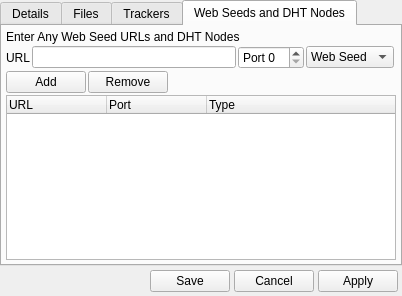
<?xml version="1.0" encoding="UTF-8"?>
<ui version="4.0">
 <class>CDialogCreateTorrent</class>
 <widget class="QDialog" name="DialogCreateTorrent">
  <property name="geometry">
   <rect>
    <x>0</x>
    <y>0</y>
    <width>402</width>
    <height>296</height>
   </rect>
  </property>
  <property name="minimumSize">
   <size>
    <width>402</width>
    <height>296</height>
   </size>
  </property>
  <property name="maximumSize">
   <size>
    <width>402</width>
    <height>296</height>
   </size>
  </property>
  <property name="windowTitle">
   <string>Create Torrent</string>
  </property>
  <property name="windowIcon">
   <iconset resource="../Resource.qrc">
    <normaloff>:/Resource/Networks/CreateTorrent.png</normaloff>:/Resource/Networks/CreateTorrent.png</iconset>
  </property>
  <property name="autoFillBackground">
   <bool>true</bool>
  </property>
  <layout class="QGridLayout" name="gridLayout_5">
   <property name="margin">
    <number>0</number>
   </property>
   <property name="spacing">
    <number>0</number>
   </property>
   <item row="0" column="0">
    <widget class="QTabWidget" name="tabsCreateTorrent">
     <property name="currentIndex">
      <number>3</number>
     </property>
     <widget class="QWidget" name="tabDetails">
      <attribute name="title">
       <string>Details</string>
      </attribute>
      <layout class="QGridLayout" name="gridLayout_4">
       <property name="margin">
        <number>4</number>
       </property>
       <property name="spacing">
        <number>4</number>
       </property>
       <item row="0" column="0">
        <layout class="QGridLayout" name="gridLayoutCreator">
         <item row="0" column="0">
          <widget class="QLabel" name="labelCreator">
           <property name="text">
            <string>Creator</string>
           </property>
          </widget>
         </item>
         <item row="0" column="1">
          <widget class="QLineEdit" name="lineEditCreator">
           <property name="text">
            <string>Quazaa 0.0.1.0 Alpha</string>
           </property>
          </widget>
         </item>
        </layout>
       </item>
       <item row="1" column="0">
        <widget class="QLabel" name="labelCreatorComment">
         <property name="text">
          <string>Comment</string>
         </property>
        </widget>
       </item>
       <item row="2" column="0">
        <widget class="QPlainTextEdit" name="plainTextEditCreatorComment"/>
       </item>
       <item row="3" column="0">
        <layout class="QGridLayout" name="gridLayoutSizeName">
         <item row="0" column="0">
          <widget class="QLabel" name="labelPieceSize">
           <property name="text">
            <string>Piece Size (KB/s</string>
           </property>
          </widget>
         </item>
         <item row="1" column="0">
          <widget class="QLabel" name="labelOutputFileName">
           <property name="text">
            <string>Output File Name</string>
           </property>
          </widget>
         </item>
         <item row="0" column="1" colspan="2">
          <widget class="QLineEdit" name="lineEditPieceSize"/>
         </item>
         <item row="1" column="1">
          <widget class="QLineEdit" name="lineEditOutputFileName"/>
         </item>
         <item row="1" column="2">
          <widget class="QToolButton" name="toolButtonOutputFileName">
           <property name="text">
            <string>...</string>
           </property>
          </widget>
         </item>
        </layout>
       </item>
       <item row="4" column="0">
        <widget class="QCheckBox" name="checkBoxPrivate">
         <property name="text">
          <string>Private</string>
         </property>
        </widget>
       </item>
      </layout>
     </widget>
     <widget class="QWidget" name="tabFiles">
      <attribute name="title">
       <string>Files</string>
      </attribute>
      <layout class="QGridLayout" name="gridLayout_7">
       <property name="margin">
        <number>4</number>
       </property>
       <property name="spacing">
        <number>4</number>
       </property>
       <item row="0" column="0">
        <widget class="QLabel" name="labelSelectFilesDirectories">
         <property name="text">
          <string>Select The Files And Directories The Torrent Will Contain</string>
         </property>
        </widget>
       </item>
       <item row="1" column="0">
        <layout class="QGridLayout" name="gridLayoutFilesControls">
         <item row="0" column="0">
          <widget class="QPushButton" name="pushButtonAddFile">
           <property name="text">
            <string>File</string>
           </property>
          </widget>
         </item>
         <item row="0" column="1">
          <widget class="QPushButton" name="pushButtonAddDirectory">
           <property name="text">
            <string>Directory</string>
           </property>
          </widget>
         </item>
         <item row="0" column="2">
          <spacer name="horizontalSpacerFilesControls">
           <property name="orientation">
            <enum>Qt::Horizontal</enum>
           </property>
           <property name="sizeHint" stdset="0">
            <size>
             <width>40</width>
             <height>20</height>
            </size>
           </property>
          </spacer>
         </item>
         <item row="0" column="3">
          <widget class="QPushButton" name="pushButtonRemoveFileDirectory">
           <property name="text">
            <string>Remove</string>
           </property>
          </widget>
         </item>
        </layout>
       </item>
       <item row="2" column="0">
        <widget class="QListWidget" name="listWidgetFilesDirectories"/>
       </item>
      </layout>
     </widget>
     <widget class="QWidget" name="tabTrackers">
      <attribute name="title">
       <string>Trackers</string>
      </attribute>
      <layout class="QGridLayout" name="gridLayout_10">
       <property name="margin">
        <number>4</number>
       </property>
       <property name="spacing">
        <number>2</number>
       </property>
       <item row="0" column="0">
        <layout class="QGridLayout" name="gridLayoutTrackerURL">
         <item row="0" column="0" colspan="3">
          <widget class="QLabel" name="labelTrackerUrls">
           <property name="text">
            <string>Enter The Tracker URLs of the Torrent</string>
           </property>
          </widget>
         </item>
         <item row="1" column="0">
          <widget class="QLabel" name="labelTrackerURL">
           <property name="text">
            <string notr="true">URL</string>
           </property>
          </widget>
         </item>
         <item row="1" column="1">
          <widget class="QLineEdit" name="lineEditTackerURL"/>
         </item>
         <item row="1" column="2">
          <widget class="QSpinBox" name="spinBoxTrackerTier">
           <property name="sizePolicy">
            <sizepolicy hsizetype="Minimum" vsizetype="Fixed">
             <horstretch>0</horstretch>
             <verstretch>0</verstretch>
            </sizepolicy>
           </property>
           <property name="minimumSize">
            <size>
             <width>60</width>
             <height>0</height>
            </size>
           </property>
           <property name="prefix">
            <string>Tier </string>
           </property>
           <property name="maximum">
            <number>5</number>
           </property>
           <property name="value">
            <number>1</number>
           </property>
          </widget>
         </item>
        </layout>
       </item>
       <item row="1" column="0">
        <layout class="QGridLayout" name="gridLayoutTrackersControls">
         <item row="0" column="0">
          <widget class="QPushButton" name="pushButtonAddTracker">
           <property name="text">
            <string>Add</string>
           </property>
          </widget>
         </item>
         <item row="0" column="1">
          <widget class="QPushButton" name="pushButtonRemoveTracker">
           <property name="text">
            <string>Remove</string>
           </property>
          </widget>
         </item>
         <item row="0" column="2">
          <spacer name="horizontalSpacerTrackersControls">
           <property name="orientation">
            <enum>Qt::Horizontal</enum>
           </property>
           <property name="sizeHint" stdset="0">
            <size>
             <width>40</width>
             <height>20</height>
            </size>
           </property>
          </spacer>
         </item>
        </layout>
       </item>
       <item row="3" column="0">
        <widget class="QTreeWidget" name="treeWidgetTracker">
         <property name="rootIsDecorated">
          <bool>false</bool>
         </property>
         <property name="itemsExpandable">
          <bool>false</bool>
         </property>
         <property name="allColumnsShowFocus">
          <bool>true</bool>
         </property>
         <property name="expandsOnDoubleClick">
          <bool>false</bool>
         </property>
         <column>
          <property name="text">
           <string>Tracker</string>
          </property>
         </column>
         <column>
          <property name="text">
           <string>Tier</string>
          </property>
         </column>
        </widget>
       </item>
      </layout>
     </widget>
     <widget class="QWidget" name="tabSeedsNodes">
      <attribute name="title">
       <string>Web Seeds and DHT Nodes</string>
      </attribute>
      <layout class="QGridLayout" name="gridLayout">
       <property name="margin">
        <number>4</number>
       </property>
       <property name="spacing">
        <number>2</number>
       </property>
       <item row="0" column="0" colspan="2">
        <widget class="QLabel" name="labelEnterSeedDHT">
         <property name="text">
          <string>Enter Any Web Seed URLs and DHT Nodes</string>
         </property>
        </widget>
       </item>
       <item row="1" column="0">
        <layout class="QGridLayout" name="gridLayoutDHT">
         <item row="0" column="0">
          <widget class="QLabel" name="labelSeedURLDHT">
           <property name="text">
            <string notr="true">URL</string>
           </property>
          </widget>
         </item>
         <item row="0" column="1">
          <widget class="QLineEdit" name="lineEditSeedURLDHT"/>
         </item>
         <item row="0" column="2">
          <widget class="QSpinBox" name="spinBoxSeedDHTPort">
           <property name="minimumSize">
            <size>
             <width>60</width>
             <height>0</height>
            </size>
           </property>
           <property name="prefix">
            <string>Port </string>
           </property>
          </widget>
         </item>
         <item row="0" column="3">
          <widget class="QComboBox" name="comboBoxSeedDHT">
           <item>
            <property name="text">
             <string>Web Seed</string>
            </property>
           </item>
           <item>
            <property name="text">
             <string>DHT Node</string>
            </property>
           </item>
          </widget>
         </item>
        </layout>
       </item>
       <item row="2" column="0" colspan="2">
        <layout class="QGridLayout" name="gridLayoutDHTControls">
         <item row="0" column="0">
          <widget class="QPushButton" name="pushButtonDHTSeedAdd">
           <property name="text">
            <string>Add</string>
           </property>
          </widget>
         </item>
         <item row="0" column="1">
          <widget class="QPushButton" name="pushButtonDHTSeedRemove">
           <property name="text">
            <string>Remove</string>
           </property>
          </widget>
         </item>
         <item row="0" column="2">
          <spacer name="horizontalSpacerNodesControls">
           <property name="orientation">
            <enum>Qt::Horizontal</enum>
           </property>
           <property name="sizeHint" stdset="0">
            <size>
             <width>40</width>
             <height>20</height>
            </size>
           </property>
          </spacer>
         </item>
        </layout>
       </item>
       <item row="3" column="0" colspan="2">
        <widget class="QTreeWidget" name="treeWidgetDHTSeed">
         <column>
          <property name="text">
           <string notr="true">URL</string>
          </property>
         </column>
         <column>
          <property name="text">
           <string>Port</string>
          </property>
         </column>
         <column>
          <property name="text">
           <string>Type</string>
          </property>
         </column>
        </widget>
       </item>
      </layout>
     </widget>
    </widget>
   </item>
   <item row="1" column="0">
    <layout class="QGridLayout" name="gridLayoutFooter">
     <property name="margin">
      <number>4</number>
     </property>
     <property name="spacing">
      <number>4</number>
     </property>
     <item row="0" column="1">
      <widget class="QPushButton" name="pushButtonSave">
       <property name="text">
        <string>Save</string>
       </property>
      </widget>
     </item>
     <item row="0" column="2">
      <widget class="QPushButton" name="pushButtonCancel">
       <property name="text">
        <string>Cancel</string>
       </property>
      </widget>
     </item>
     <item row="0" column="3">
      <widget class="QPushButton" name="pushButtonApply">
       <property name="text">
        <string>Apply</string>
       </property>
      </widget>
     </item>
     <item row="0" column="0">
      <spacer name="horizontalSpacerFooter">
       <property name="orientation">
        <enum>Qt::Horizontal</enum>
       </property>
       <property name="sizeHint" stdset="0">
        <size>
         <width>40</width>
         <height>20</height>
        </size>
       </property>
      </spacer>
     </item>
    </layout>
   </item>
  </layout>
 </widget>
 <resources>
  <include location="../Resource.qrc"/>
 </resources>
 <connections/>
</ui>
